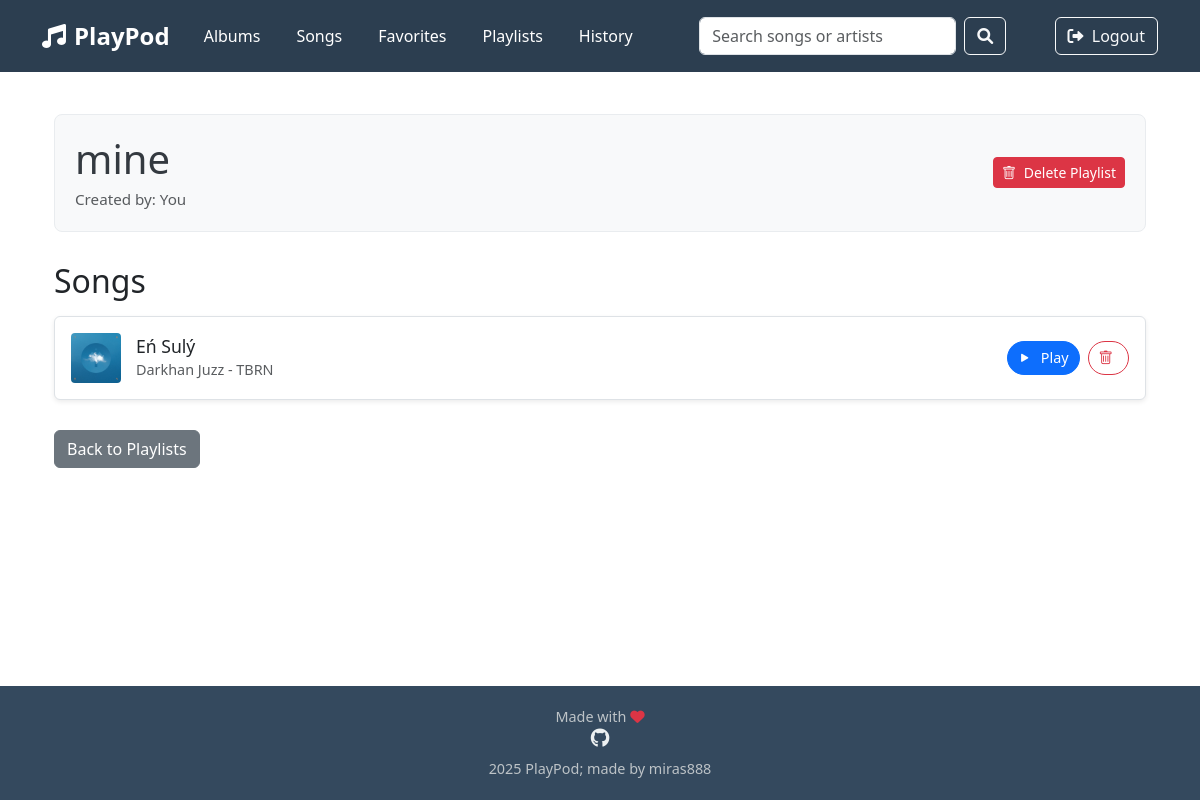
The app's page /playlist/3 (signed in) with its own data.
### tables this page shows
CREATE TABLE playlists (
    id INTEGER PRIMARY KEY AUTOINCREMENT,
    user_id INTEGER NOT NULL,
    title TEXT NOT NULL,
    is_public BOOLEAN DEFAULT 0,
    created_at TIMESTAMP DEFAULT CURRENT_TIMESTAMP,
    FOREIGN KEY (user_id) REFERENCES users(id)
);

CREATE TABLE songs (
    id INTEGER PRIMARY KEY AUTOINCREMENT,
    title TEXT NOT NULL,
    artist TEXT NOT NULL,
    genre TEXT NOT NULL,
    album_id INTEGER NOT NULL,
    song_number INTEGER NOT NULL,
    duration INTEGER NOT NULL, -- in seconds
    audio_url TEXT NOT NULL,
    cover TEXT NOT NULL,
    FOREIGN KEY (album_id) REFERENCES albums(id)
);

CREATE TABLE albums (
    id INTEGER PRIMARY KEY AUTOINCREMENT,
    title TEXT NOT NULL,
    artist TEXT NOT NULL,
    cover TEXT NOT NULL,
    release_year INTEGER,
    description TEXT
);

### app.py (the view)
@app.route("/playlist/<int:playlist_id>")
def playlist(playlist_id):
    playlist = db.execute("SELECT * FROM playlists WHERE id = ?", playlist_id)
    if not playlist:
        return apology("Playlist not found", 404)
    if "user_id" not in session or (session["user_id"] != playlist[0]["user_id"] and not playlist[0]["is_public"]):
        return apology("You don't have permission to view this playlist", 403)
    songs = db.execute(
        "SELECT songs.*, albums.title as album_title, albums.cover as album_cover FROM playlist_songs JOIN songs ON playlist_songs.song_id = songs.id JOIN albums ON songs.album_id = albums.id WHERE playlist_songs.playlist_id = ? ORDER BY playlist_songs.id",
        playlist_id
    )
    return render_template("playlist.html", playlist=playlist[0], songs=songs)

### app.py (called while the page is built)
@app.after_request
def after_request(response):
    response.headers["Cache-Control"] = "no-cache, no-store, must-revalidate"
    response.headers["Expires"] = 0
    response.headers["Pragma"] = "no-cache"
    return response

### templates/playlist.html (shortened to what this page needs)
{% extends "layout.html" %}
{% block main %}
<div class="container playlist-container">
    <div class="playlist-header d-flex justify-content-between align-items-center">
        <div>
            <h1>{{ playlist.title }}</h1>
            <p class="text-muted mb-0">Created by: You</p>
        </div>
        {% if session.user_id == playlist.user_id %}
        <form action="{{ url_for('delete_playlist', playlist_id=playlist.id) }}" method="post"
            class="delete-playlist-form"
            onsubmit="return confirm('Are you sure you want to delete this playlist? This cannot be undone.');">
            <button type="submit" class="btn btn-danger btn-sm">
                <i class="bi bi-trash me-1"></i> Delete Playlist
            </button>
        </form>
        {% endif %}
    </div>
    <h2 class="mt-4 mb-3">Songs</h2>
    {% if songs %}
    <div class="songs-list">
        {% for song in songs %}
        <div class="song-item d-flex align-items-center justify-content-between p-3 border rounded">
            <div class="d-flex align-items-center">
                {% if song.cover %}
                <img src="{{ song.cover }}" alt="Cover" class="album-cover-small">
                {% endif %}
                <div class="song-details">
                    <h6>{{ song.title }}</h6>
                    <p class="text-muted small mb-0">{{ song.artist }} - {{ song.album_title or 'Unknown Album' }}</p>
                </div>
            </div>
            <div class="song-actions">
                <a href="{{ url_for('song', song_id=song.id) }}" class="btn btn-sm btn-primary me-2" title="Play Song">
                    <i class="bi bi-play-fill"></i> Play
                </a>
                {% if session.user_id == playlist.user_id %}
                <form action="{{ url_for('remove_from_playlist') }}" method="post" class="d-inline">
                    <button type="submit" class="btn btn-sm btn-outline-danger" title="Remove from Playlist">
                        <i class="bi bi-trash"></i>
                    </button>
                </form>
                {% endif %}
            </div>
        </div>
        {% endfor %}
    </div>
    {% else %}
    <p>This playlist is empty.</p>
    {% endif %}
    <div class="back-link-container">
        <a href="{{ url_for('playlists') }}" class="btn btn-secondary">Back to Playlists</a>
    </div>
</div>
{% endblock %}

### templates/layout.html (style rules this page uses)
body { padding-top: 70px; min-height: 100vh; display: flex; flex-direction: column; }

### templates/playlist.html (style rules this page uses)
.playlist-container { margin-top: 20px; }
.playlist-header { background-color: #f8f9fa; padding: 20px; border-radius: 8px; margin-bottom: 30px; border: 1px solid #e9ecef; }
.playlist-header h1 { margin-bottom: 5px; color: #343a40; }
.playlist-header .text-muted { font-size: 0.95rem; }
.song-item { background-color: #ffffff; border-radius: 8px; margin-bottom: 15px; box-shadow: 0 2px 5px rgba(0, 0, 0, 0.08); transition: transform 0.2s ease-in-out, box-shadow 0.2s ease-in-out; }
.song-item .album-cover-small { width: 50px; height: 50px; object-fit: cover; border-radius: 4px; margin-right: 15px; flex-shrink: 0; }
.song-item .song-details { flex-grow: 1; margin-right: 15px; min-width: 0; }
.song-item .song-details h6 { margin-bottom: 2px; font-size: 1.1rem; white-space: nowrap; overflow: hidden; text-overflow: ellipsis; }
.song-item .song-details p { font-size: 0.9rem; white-space: nowrap; overflow: hidden; text-overflow: ellipsis; }
.song-item .song-actions { display: flex; align-items: center; flex-shrink: 0; }
.song-item .song-actions .btn { padding: 5px 10px; font-size: 0.9rem; border-radius: 20px; }
.song-item .song-actions .btn i { margin-right: 5px; }
.delete-playlist-form { display: inline-block; }
.songs-list { margin-bottom: 30px; }
.back-link-container { margin-top: 20px; }

### records on screen
playlists: title "mine"
songs: cover (picture), title "Eń Sulý", artist "Darkhan Juzz", title "TBRN"
